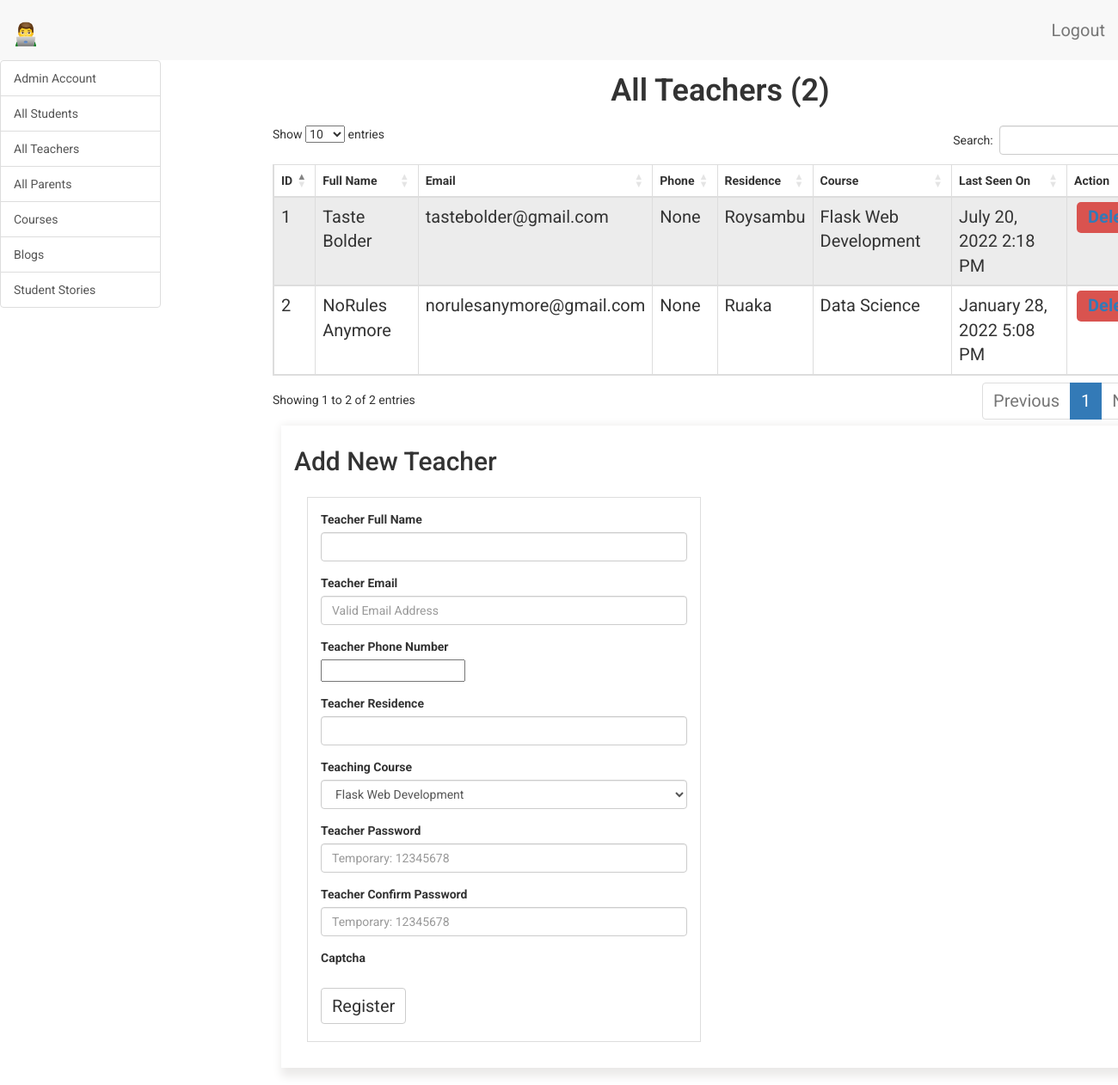
Page /admin/dashboard/Gitau Harrison/all-teachers (signed in) on the earlier database version.
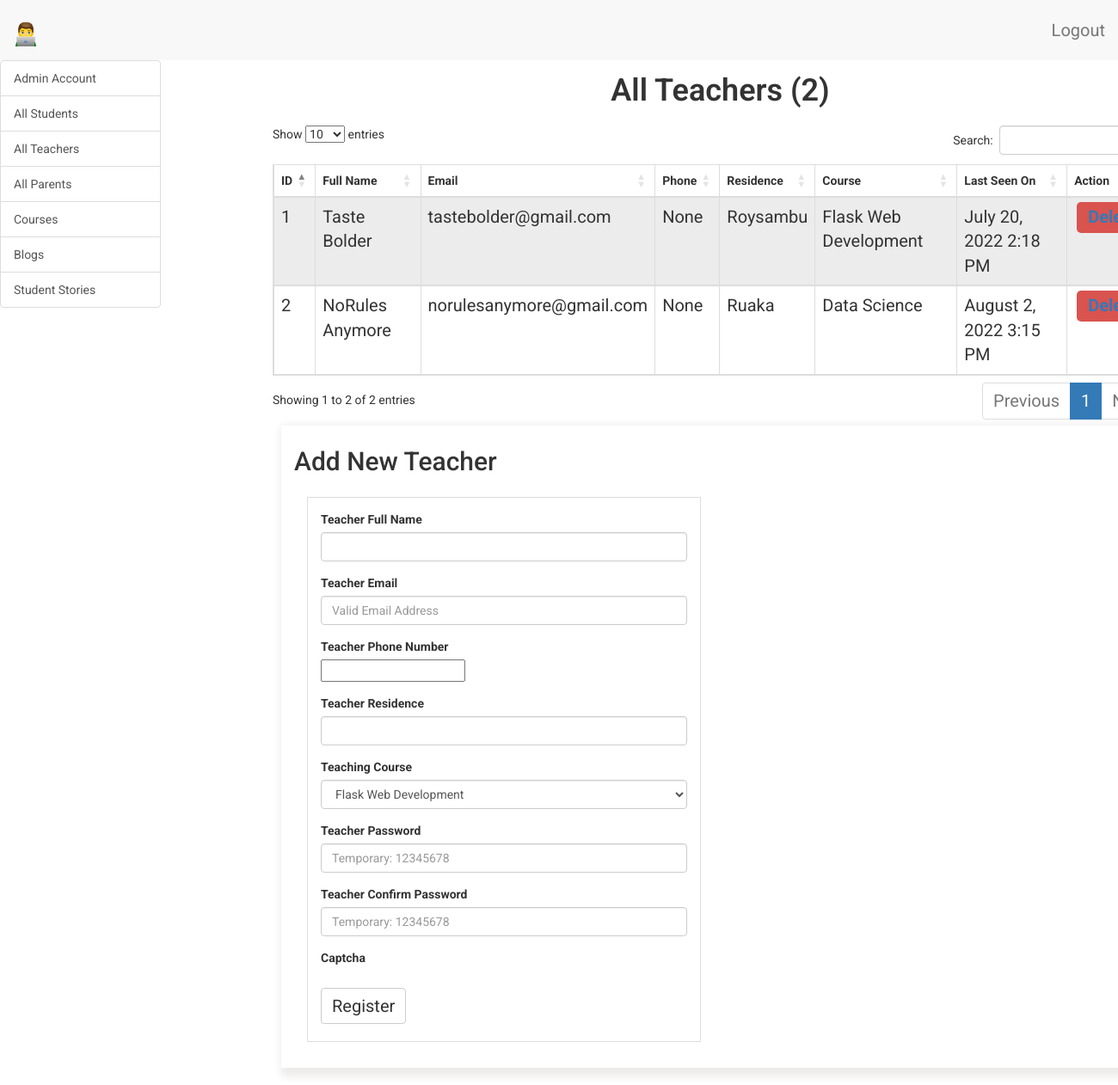
Same page on the later database version.
### app/models.py (models this page shows, shortened)
class Teacher(UserMixin, db.Model):
    __tablename__ = 'teacher'
    id = db.Column(db.Integer, primary_key=True)
    teacher_full_name = db.Column(db.String(64), index=True, unique=True)
    teacher_email = db.Column(db.String(120), index=True, unique=True)
    teacher_phone = db.Column(db.String(120), index=True, unique=True)
    teacher_residence = db.Column(db.String(120), index=True)
    teacher_course = db.Column(db.String(120), index=True)
    teacher_about_me = db.Column(db.String(140))
    teacher_last_seen = db.Column(db.DateTime, default=datetime.utcnow)
    teacher_password_hash = db.Column(db.String(128))
    comments = db.relationship(
        'TeacherCommunityComment',
        backref='author',
        lazy='dynamic')
    course_overview = db.relationship(
        'WebDevelopmentOverview',
        backref='author',
        lazy='dynamic')
    table_of_contentes = db.relationship(
        'TableOfContents',
        backref='author',
        lazy='dynamic')
    chapter = db.relationship(
        'Chapter',
        backref='author',
        lazy='dynamic')
    chapter_quizzes = db.relationship(
        'ChapterQuiz',
        backref='author',
        lazy='dynamic')
    general_multiple_choices_quiz = db.relationship(
        'GeneralMultipleChoicesQuiz',
        backref='author',
        lazy='dynamic')
    blog_articles = db.relationship(
        'BlogArticles',
        backref='author',
        lazy='dynamic')
    events = db.relationship(
        'Events',
        backref='author',
        lazy='dynamic')
    messages_sent = db.relationship(
        'TeacherMessage',
        foreign_keys='TeacherMessage.sender_id',
        backref='author',
        lazy='dynamic')
    messages_received = db.relationship(
        'TeacherMessage',
        foreign_keys='TeacherMessage.recipient_id',
        backref='recipient',
        lazy='dynamic')
    last_message_read_time = db.Column(db.DateTime)
    notifications = db.relationship(
        'TeacherNotifications',
        backref='teacher',
        lazy='dynamic')
    teacher_followed = db.relationship(
        'Teacher',
        secondary=teacher_followers,
        primaryjoin=(teacher_followers.c.follower_id == id),
        secondaryjoin=(teacher_followers.c.followed_id == id),
        backref=db.backref('teacher_followers', lazy='dynamic'), lazy='dynamic')

### app/admin/routes.py (the view, shortened to what this page needs)
@bp.route('/dashboard/<admin_full_name>/all-teachers')
@login_required
def dashboard_all_teachers(admin_full_name):
    admin = Admin.query.filter_by(admin_full_name=admin_full_name).first()
    teacher_form = TeacherRegistrationForm()
    teachers = Teacher.query.order_by(Teacher.teacher_last_seen.desc()).all()
    all_teachers = len(Teacher.query.all())
    return render_template(
        'admin/all_teachers.html',
        title='All Teachers',
        teachers=teachers,
        admin=admin,
        all_teachers=all_teachers,
        teacher_form=teacher_form)

### app/admin/routes.py (called while the page is built)
@bp.before_request
def before_request():
    if current_user.is_authenticated:
        current_user.admin_last_seen = datetime.utcnow()
        db.session.commit()

### app/models.py (called while the page is built)
@login.user_loader
def load_user(id):
    admin = Admin.query.get(int(id))
    teacher = Teacher.query.get(int(id))
    student = Student.query.get(int(id))
    parent = Parent.query.get(int(id))
    if admin:
        return admin
    elif teacher:
        return teacher
    elif student:
        return student
    elif parent:
        return parent
    else:
        return None

### app/templates/admin/all_teachers.html (shortened to what this page needs)
{% extends 'base.html' %}
{% import 'bootstrap/wtf.html' as wtf %}
{% block admin_app_content %}
    <div class="row">
        <div class="col-sm-12">
        </div>
    </div>
    <div class="row text-center">
        <div class="col-sm-12 admin-content-title">
            <h1>All Teachers ({{ all_teachers }})</h1>
        </div>
    </div>
    <div id="teachers" class="tabcontent">
        <div class="row">
            <div class="row">
                <div class="col-sm-12">
                    <table id="data" class="table table-hover table-bordered table-striped">
                        <thead>
                            <tr>
                                <th>ID</th>
                                <th>Full Name</th>
                                <th>Email</th>
                                <th>Phone</th>
                                <th>Residence</th>
                                <th>Course</th>
                                <th>Last Seen On</th>
                                <th>Action</th>
                            </tr>
                        </thead>
                        <tbody>
                            {% for teacher in teachers %}
                                <tr>
                                    <td>{{ teacher.id }}</td>
                                    <td>{{ teacher.teacher_full_name }}</td>
                                    <td>{{ teacher.teacher_email }}</td>
                                    <td>{{ teacher.teacher_phone }}</td>
                                    <td>{{ teacher.teacher_residence }}</td>
                                    <td>{{ teacher.teacher_course }}</td>
                                    <td>{{ moment(teacher.teacher_last_seen).format('LLL') }}</td>
                                    <td>
                                        <span class="btn label label-danger">
                                            <a href="{{ url_for('admin.delete_account_teacher', admin_full_name=admin.admin_full_name, teacher_id=teacher.id) }}">Delete</a>
                                        </span>
                                    </td>
                                </tr>
                            {% endfor %}
                        </tbody>
                    </table>
                </div>
            </div>
            <div class="row admin-teacher">
                <div class="col-sm-6">
                    <h2>Add New Teacher</h2>
                    <div class="my-form">
                        {{ wtf.quick_form(teacher_form) }}
                    </div>
                </div>
                <div class="col-sm-6">
                </div>
            </div>
        </div>
    </div>
{% endblock %}

Differences in the rows shown:
changed Teacher "NoRules Anymore": teacher_last_seen "January 28, 2022 5:08 PM" → "August 2, 2022 3:15 PM"; moves up the list
